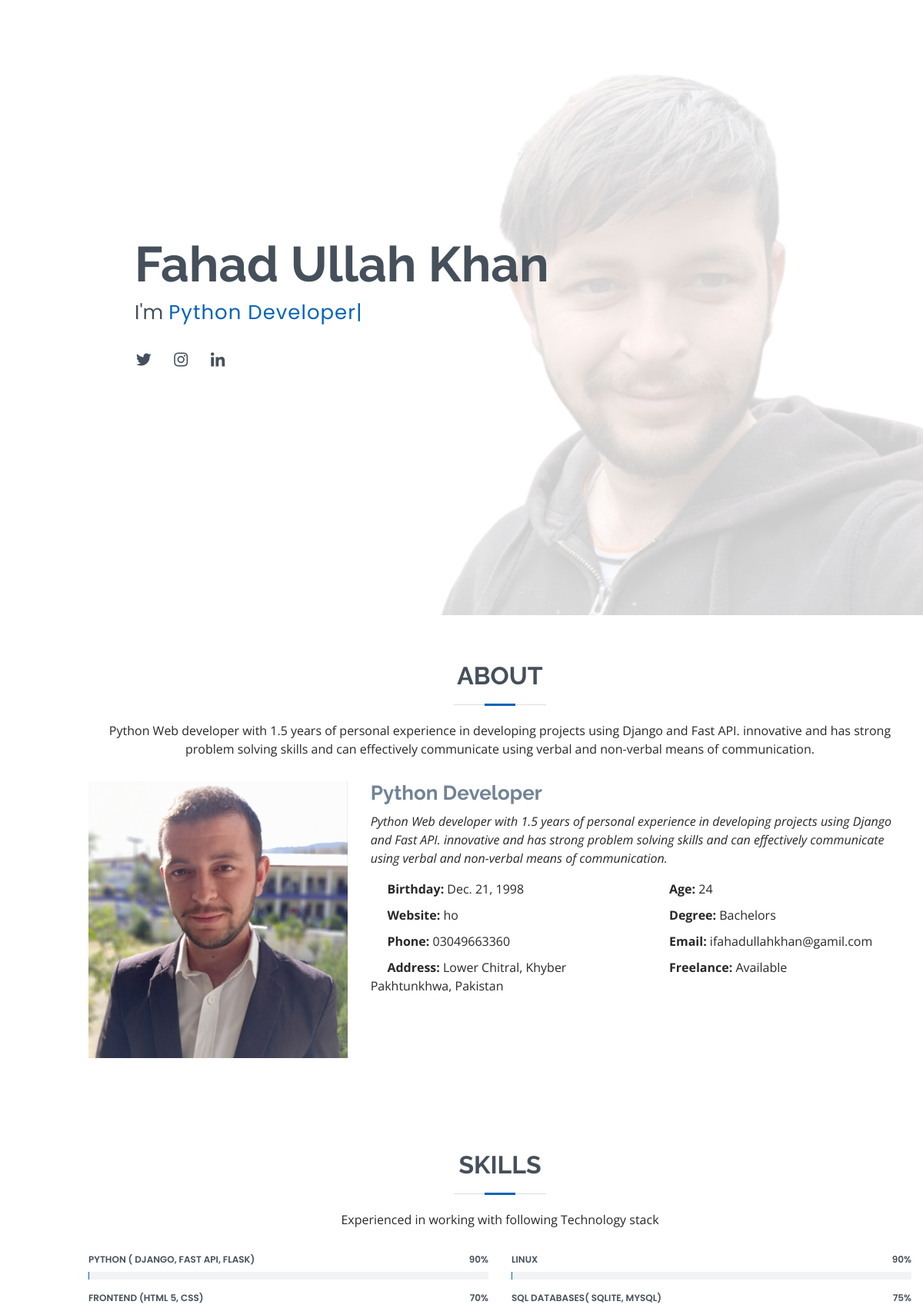
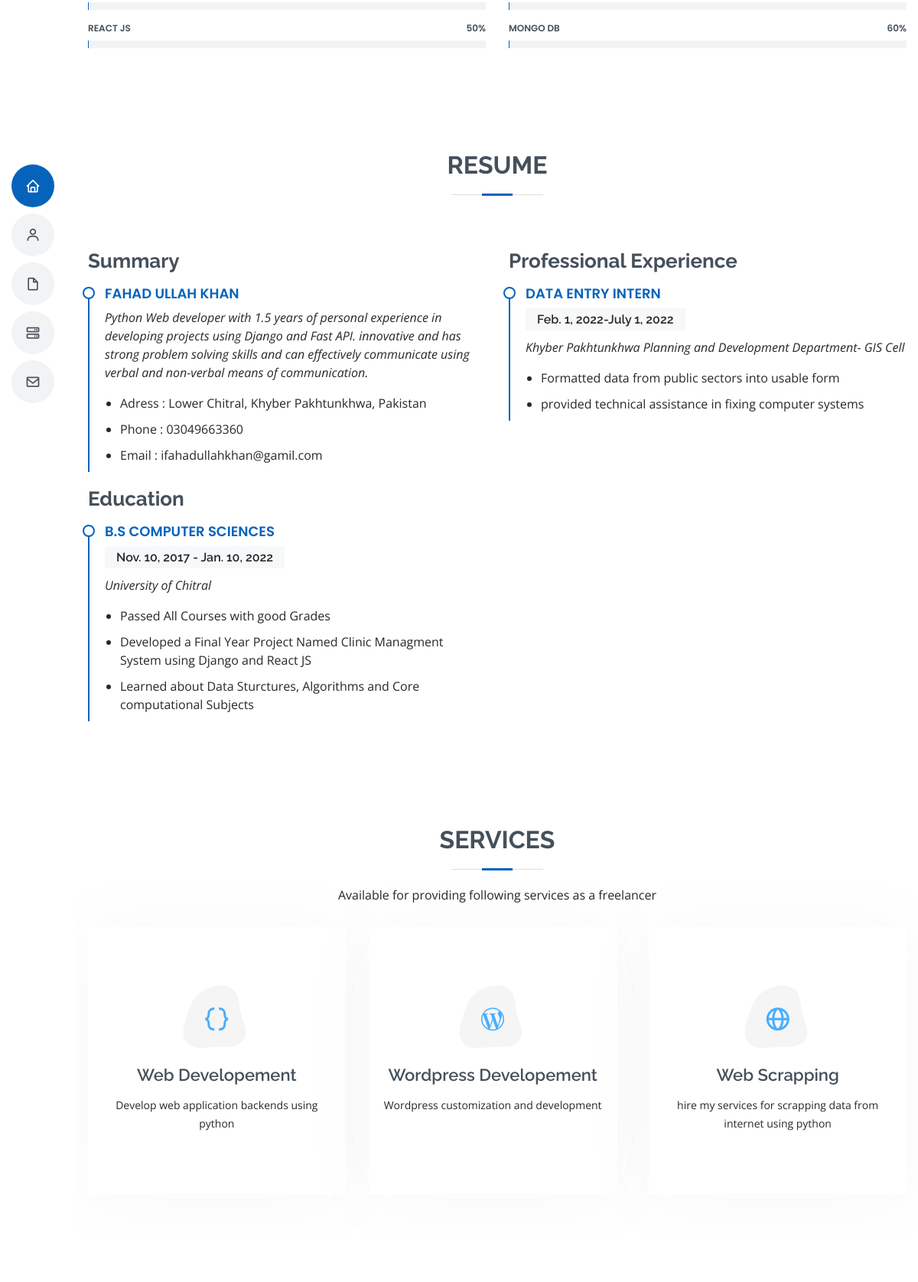
The page / (upper part) on the database its author committed (2 pictures, top to bottom).
### base/models.py (models this page shows, shortened)
class Me(models.Model):
    title = models.CharField(max_length=200)
    tagline = models.JSONField(null=True)
    education = models.ManyToManyField(Education)
    social_media = models.ManyToManyField(SocialMedia)
    about = models.ForeignKey(About, on_delete=models.CASCADE)
    skills = models.ManyToManyField(Skills)
    experience = models.ManyToManyField(Experience)
    services = models.ManyToManyField(Services)

class SocialMedia(models.Model):
    social_title = models.CharField(max_length=200, null=True)
    social_link = models.CharField(max_length=200, null=True)
    social_icon = models.CharField(max_length=200, null=True)

class About(models.Model):
    summary = models.TextField(max_length=500)
    address = models.CharField(max_length=200, null=True)
    title = models.CharField(max_length=200)
    phone = models.CharField(max_length=20)
    email = models.EmailField(default="ifahadullahkhan@gamil.com")
    website = models.CharField(max_length=20)
    degree = models.CharField(max_length=20)
    birthday = models.DateField('birthday')
    age = models.CharField(max_length=3)

class Skills(models.Model):
    name = models.CharField(max_length=200)
    prcentage = models.CharField(max_length=2)

class Education(models.Model):
    course_title = models.CharField(max_length=200)
    university = models.CharField(max_length=200, null=True)
    enrolled_date = models.DateField('from')
    graduation_date = models.DateField('to')
    currently_enrolled = models.BooleanField(default=False)
    achivements = models.JSONField()

class Experience(models.Model):
    title = models.CharField(max_length=200)
    to = models.DateField('from')
    date_from = models.DateField('to')
    employer = models.CharField(max_length=200, null=True)
    responsibility = models.JSONField()

class Services(models.Model):
    service_name = models.CharField(max_length=200)
    more = models.TextField()
    icon_class = models.CharField(max_length=30)

### base/views.py (the view, shortened to what this page needs)
# urls.py: path('', views.index, name="home")
def index(request):
  my_data = Me.objects.get(pk=1)
  education = my_data.education.all()
  skills = my_data.skills.all()
  experience = my_data.experience.all()
  services = my_data.services.all()
  social_media = my_data.social_media.all()
  form = ContactForm(request.POST)
  context = {
      'data' : my_data,
      'education' : education,
      'first_skills' : skills[:3],
      'second_skills' : skills[3:6],
      'experience' : experience,
      'services' : services,
      'social_media' : social_media,
      'form' : form
    }
  return render(request, 'base/home.html', context)

### base/templates/base/home.html (shortened to what this page needs)
 {% extends 'base.html' %}
{% load static %}
{% block content %}
 <header id="header" class="d-flex flex-column justify-content-center">
   <nav class="nav-menu">
     <ul>
       <li class="active"><a href="#hero"><i class="bx bx-home"></i> <span>Home</span></a></li>
       <li><a href="#about"><i class="bx bx-user"></i> <span>About</span></a></li>
       <li><a href="#resume"><i class="bx bx-file-blank"></i> <span>Resume</span></a></li>
       <li><a href="#services"><i class="bx bx-server"></i> <span>Services</span></a></li>
       <li><a href="#contact"><i class="bx bx-envelope"></i> <span>Contact</span></a></li>
     </ul>
   </nav>
 </header>
 <section id="hero" class="d-flex flex-column justify-content-center">
   <div class="container" data-aos="zoom-in" data-aos-delay="100">
     <h1>{{ data.title }}</h1>
     <p>I'm <span class="typed" data-typed-items=" {% for text in data.tagline.values %}{{text}},{% endfor %}"></span></p>
     <div class="social-links">
      {% for media in social_media %}
       <a href="{{media.social_link}}" class="media.social_title"><i class="{{media.social_icon}}"></i></a>
       {% endfor %}
     </div>
   </div>
 </section>
 <main id="main">
   <section id="about" class="about">
     <div class="container" data-aos="fade-up">
       <div class="section-title">
         <h2>About</h2>
         <p>{{data.about.summary}}</p>
       </div>
       <div class="row">
         <div class="col-lg-4">
           <img src="{% static 'img/profile-img.jpg' %}" class="img-fluid" alt="">
         </div>
         <div class="col-lg-8 pt-4 pt-lg-0 content">
           <h3>{{data.about.title}}</h3>
           <p class="font-italic">
             {{data.about.summary}}
           </p>
           <div class="row">
             <div class="col-lg-6">
               <ul>
                 <li><i class="icofont-rounded-right"></i> <strong>Birthday:</strong> {{data.about.birthday}}</li>
                 <li><i class="icofont-rounded-right"></i> <strong>Website:</strong> {{data.about.website}}</li>
                 <li><i class="icofont-rounded-right"></i> <strong>Phone:</strong> {{data.about.phone}}</li>
                 <li><i class="icofont-rounded-right"></i> <strong>Address:</strong> {{data.about.address}}</li>
               </ul>
             </div>
             <div class="col-lg-6">
               <ul>
                 <li><i class="icofont-rounded-right"></i> <strong>Age:</strong> {{data.about.age}}</li>
                 <li><i class="icofont-rounded-right"></i> <strong>Degree:</strong> {{data.about.degree}}</li>
                 <li><i class="icofont-rounded-right"></i> <strong>Email:</strong> {{data.about.email}}</li>
                 <li><i class="icofont-rounded-right"></i> <strong>Freelance:</strong> Available</li>
               </ul>
             </div>
            </div>
         </div>
       </div>
     </div>
   </section>
   <section id="skills" class="skills section-bg">
     <div class="container" data-aos="fade-up">
       <div class="section-title">
         <h2>Skills</h2>
         <p>Experienced in working with following Technology stack</p>
       </div>
       <div class="row skills-content">
         <div class="col-lg-6">
          {% for skill in first_skills %}
           <div class="progress">
             <span class="skill">{{skill.name}} <i class="val">{{skill.prcentage}}%</i></span>
             <div class="progress-bar-wrap">
             </div>
           </div>
           {% endfor %}
         </div>
         <div class="col-lg-6">
          {% for skill in second_skills %}
           <div class="progress">
             <span class="skill">{{skill.name}}<i class="val">{{skill.prcentage}}%</i></span>
             <div class="progress-bar-wrap">
             </div>
           </div>
           {% endfor %}
         </div>
       </div>
     </div>
   </section>
   <section id="resume" class="resume">
     <div class="container" data-aos="fade-up">
       <div class="section-title">
         <h2>Resume</h2>
       </div>
       <div class="row">
         <div class="col-lg-6">
           <h3 class="resume-title">Summary</h3>
           <div class="resume-item pb-0">
             <h4>{{data.title}}</h4>
             <p><em>{{data.about.summary}}</em></p>
             <ul>
               <li>Adress : {{data.about.address}}</li>
               <li>Phone : {{data.about.phone}}</li>
               <li>Email : {{data.about.email}}</li>
             </ul>
           </div>
           <h3 class="resume-title">Education</h3>
           {% for edu in education %}
           <div class="resume-item">
             <h4>{{edu.course_title}}</h4>
             <h5>{{edu.enrolled_date}} - {{edu.graduation_date}}</h5>
             <p><em>{{edu.university}}</em></p>
             <ul>
              {% for text in edu.achivements.values%}
              <li>{{text}}</li>
              {% endfor %}
            </ul>
           </div>
           {% endfor %}
         </div>
         <div class="col-lg-6">
           <h3 class="resume-title">Professional Experience</h3>
           {% for exp in experience %}
           <div class="resume-item">
             <h4>{{exp.title}}</h4>
             <h5>{{exp.to}}-{{exp.date_from}}</h5>
             <p><em>{{exp.employer}}</em></p>
             <ul>
               {% for text in exp.responsibility.values %}
               <li>{{text}}</li>
               {% endfor %}
             </ul>
           </div>
           {% endfor %}
         </div>
       </div>
     </div>
   </section>
   <section id="services" class="services">
     <div class="container" data-aos="fade-up">
       <div class="section-title">
         <h2>Services</h2>
         <p>Available for providing following services as a freelancer</p>
       </div>
       <div class="row">
        {% for service in services %}
         <div class="col-lg-4 col-md-6 d-flex align-items-stretch" data-aos="zoom-in" data-aos-delay="100">
           <div class="icon-box iconbox-blue">
             <div class="icon">
               <i class="{{service.icon_class}}"></i>
             </div>
             <h4><a href="">{{service.service_name}}</a></h4>
             <p>{{service.more}}</p>
           </div>
         </div>
         {% endfor %}
       </div>
     </div>
   </section>
   <section id="contact" class="contact">
   </section>
 </main>
 {% endblock content %}

### templates/base.html (shortened to what this page needs)
<!DOCTYPE html>
<html lang="en">
{% load static %}
<head>
  <link href="{% static 'vendor/bootstrap/css/bootstrap.min.css' %}" rel="stylesheet">
  <link href="{% static 'vendor/icofont/icofont.min.css' %}" rel="stylesheet">
  <link href="{% static 'vendor/boxicons/css/boxicons.min.css' %}" rel="stylesheet">
  <link href="{% static 'vendor/venobox/venobox.css' %}" rel="stylesheet">
  <link href="{% static 'vendor/owl.carousel/assets/owl.carousel.min.css' %}" rel="stylesheet">
  <link href="{% static 'vendor/aos/aos.css' %}" rel="stylesheet">
  <link href="{% static 'css/style.css' %}" rel="stylesheet">
</head>
{% block content %}
{% endblock %}
<body>
</body>
</html>

### rows shown on the page
Me: title "Fahad Ullah Khan", about.summary "Python Web developer with 1.5 years of personal experience in developing projects using Django and Fast API. innovative and has strong problem solving skills and can effectively communicate using verbal and non-verbal means of communication.", about "Python Developer", about.birthday "Dec. 21, 1998", about.website "ho", about.phone "03049663360", about.address "Lower Chitral, Khyber Pakhtunkhwa, Pakistan", about.age "24", about.degree "Bachelors", about.email "ifahadullahkhan@gamil.com", title "FAHAD ULLAH KHAN"
Skills: name "PYTHON ( DJANGO, FAST API, FLASK)", prcentage "90"
Skills: name "FRONTEND (HTML 5, CSS)", prcentage "70"
Skills: name "REACT JS", prcentage "50"
Skills: name "LINUX", prcentage "90"
Skills: name "SQL DATABASES( SQLITE, MYSQL)", prcentage "75"
Skills: name "MONGO DB", prcentage "60"
Education: course_title "B.S COMPUTER SCIENCES", enrolled_date "Nov. 10, 2017", graduation_date "Jan. 10, 2022", university "University of Chitral", values "Passed All Courses with good Grades" "Developed a Final Year Project Named Clinic Managment System using Django and React JS" "Learned about Data Sturctures, Algorithms and Core computational Subjects"
Experience: title "DATA ENTRY INTERN", to "Feb. 1, 2022", date_from "July 1, 2022", employer "Khyber Pakhtunkhwa Planning and Development Department- GIS Cell", values "Formatted data from public sectors into usable form" "provided technical assistance in fixing computer systems"
Services: service_name "Web Developement", more "Develop web application backends using python"
Services: service_name "Wordpress Developement", more "Wordpress customization and development"
Services: service_name "Web Scrapping", more "hire my services for scrapping data from internet using python"
